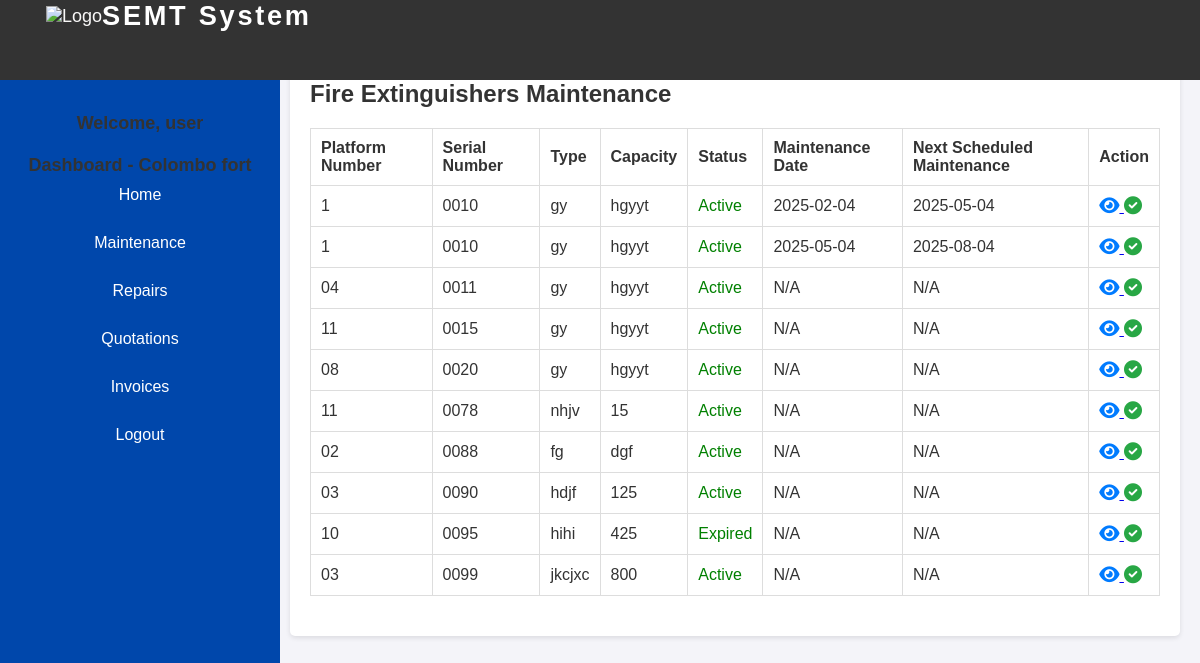
The page /maintenance-fire.php (signed in) on the database its author committed.
### tables this page shows
CREATE TABLE `fire_extinguishers` (
  `id` int(11) NOT NULL,
  `serial_number` varchar(50) NOT NULL,
  `brand` varchar(100) DEFAULT NULL,
  `type` varchar(100) DEFAULT NULL,
  `capacity` varchar(50) DEFAULT NULL,
  `location` varchar(100) DEFAULT NULL,
  `installation_date` date DEFAULT NULL,
  `status` enum('Active','Expired') DEFAULT 'Active',
  `conditions` enum('Good','NeedRepair') DEFAULT 'Good',
  `expiry_date` date DEFAULT NULL,
  `weight` decimal(10,2) DEFAULT NULL,
  `inspection_frequency` enum('Monthly','Annually') DEFAULT 'Annually',
  `additional_notes` text DEFAULT NULL,
  `station_name` varchar(100) DEFAULT NULL,
  `platform` varchar(100) DEFAULT NULL,
  `enter_by` varchar(150) NOT NULL
);

CREATE TABLE `fire_extinguishers_history` (
  `id` int(11) NOT NULL,
  `item_id` int(11) NOT NULL,
  `maintenance_type` varchar(100) DEFAULT NULL,
  `service_provider` varchar(100) DEFAULT NULL,
  `maintenance_date` date DEFAULT NULL,
  `next_scheduled_maintenance` date DEFAULT NULL,
  `maintenance_results` text DEFAULT NULL,
  `repair_details` text DEFAULT NULL,
  `cost` decimal(10,2) DEFAULT NULL,
  `status` enum('Completed','Pending') DEFAULT 'Pending',
  `additional_notes` text DEFAULT NULL
);

### maintenance-fire.php (the view, shortened to what this page needs)
<?php
include('side-bar.php');
?>
<!DOCTYPE html>
<html lang="en">
<head>
    <link rel="stylesheet" href="https://cdnjs.cloudflare.com/ajax/libs/font-awesome/6.0.0-beta3/css/all.min.css">
    <link href="https://cdnjs.cloudflare.com/ajax/libs/font-awesome/5.15.4/css/all.min.css" rel="stylesheet">
</head>
<body>
<div class="dashboard">
    <section class="details">
        <div class="table-container">
            <h2 style="display: flex; justify-content: space-between; align-items: center;">
                Fire Extinguishers Maintenance
            </h2>
            <?php
            include('header.php');
            $enteredBy = $_SESSION['user_name'];
            $query = "
    SELECT
        fe.serial_number,
        fe.brand,
        fe.type,
        fe.capacity,
        fe.location,
        fe.status,
        fe.platform,
        feh.maintenance_date,
        feh.next_scheduled_maintenance
    FROM
        fire_extinguishers fe
    LEFT JOIN
        fire_extinguishers_history feh ON fe.id = feh.item_id
    WHERE
        fe.enter_by = ?
    ORDER BY
        fe.id
";
            $stmt = $conn->prepare($query);
            $stmt->bind_param("s", $enteredBy);
            $stmt->execute();
            $result = $stmt->get_result();
            if (mysqli_num_rows($result) > 0) {
                echo '<table>';
                echo '<tr>';
                echo '<th>Platform Number</th>';
                echo '<th>Serial Number</th>';
                echo '<th>Type</th>';
                echo '<th>Capacity</th>';
                echo '<th>Status</th>';
                echo '<th>Maintenance Date</th>';
                echo '<th>Next Scheduled Maintenance</th>';
                echo '<th>Action</th>';
                echo '</tr>';
                while ($row = mysqli_fetch_assoc($result)) {
                    echo '<tr>';
                    echo '<td>' . $row['platform'] . '</td>';
                    echo '<td>' . $row['serial_number'] . '</td>';
                    echo '<td>' . $row['type'] . '</td>';
                    echo '<td>' . $row['capacity'] . '</td>';
                    echo '<td class="active">' . $row['status'] . '</td>';
                    echo '<td>' . ($row['maintenance_date'] ?? 'N/A') . '</td>';
                    echo '<td>' . ($row['next_scheduled_maintenance'] ?? 'N/A') . '</td>';
                    echo '<td>
            <a href="#" title="View" onclick=\'showPopup(' . json_encode($row, JSON_HEX_TAG | JSON_HEX_APOS | JSON_HEX_QUOT | JSON_HEX_AMP) . ')\'>
        <i class="fas fa-eye" style="font-size: 18px; color: #007bff;"></i>
    </a>
            <a href="#" title="Confirm" onclick="openModal(\'' . htmlspecialchars($row['serial_number'], ENT_QUOTES) . '\')">
                <i class="fas fa-check-circle" style="font-size: 18px; color: #28a745;"></i>
            </a>
        </td>';
                    echo '</tr>';
                }
                echo '</table>';
            } else {
                echo 'No data found';
            }
            ?>
    </section>
            </div>
</body>
</html>

### fire-company/styles.css (style rules this page uses)
body { font-family: Arial, sans-serif; background-color: #f4f4f9; margin: 0; display: flex; }

### side-bar.php (style rules this page uses)
body { font-family: Arial, sans-serif; }
.dashboard { margin-left: 270px; padding: 20px; }

### maintenance-fire.php (style rules this page uses)
body { font-family: Arial, sans-serif; margin: 0; padding: 0; background-color: #f4f4f9; color: #333; }
.dashboard { padding: 20px; }
.details, .history, .maintenance, .quick-actions { margin: 20px 0; background: #fff; padding: 20px; border-radius: 5px; box-shadow: 0 2px 5px rgba(0, 0, 0, 0.1); }
.table-container { margin-bottom: 20px; }
table { width: 100%; border-collapse: collapse; }
table th, table td { padding: 10px; border: 1px solid #ddd; text-align: left; }
.active { color: green; }

### header.php (style rules this page uses)
body { margin: 0; }
body::before { content: ""; display: block; height: 80px; }

### rows shown on the page
fire_extinguishers: platform "1", serial_number "0010", type "gy", capacity "hgyyt", status "Active", fire_extinguishers_history.maintenance_date "2025-02-04", fire_extinguishers_history.next_scheduled_maintenance "2025-05-04", fire_extinguishers_history.maintenance_date "2025-05-04", fire_extinguishers_history.next_scheduled_maintenance "2025-08-04"
fire_extinguishers: platform "04", serial_number "0011", type "gy", capacity "hgyyt", status "Active", maintenance_date "N/A", next_scheduled_maintenance "N/A"
fire_extinguishers: platform "11", serial_number "0015", type "gy", capacity "hgyyt", status "Active", maintenance_date "N/A", next_scheduled_maintenance "N/A"
fire_extinguishers: platform "08", serial_number "0020", type "gy", capacity "hgyyt", status "Active", maintenance_date "N/A", next_scheduled_maintenance "N/A"
fire_extinguishers: platform "11", serial_number "0078", type "nhjv", capacity "15", status "Active", maintenance_date "N/A", next_scheduled_maintenance "N/A"
fire_extinguishers: platform "02", serial_number "0088", type "fg", capacity "dgf", status "Active", maintenance_date "N/A", next_scheduled_maintenance "N/A"
fire_extinguishers: platform "03", serial_number "0090", type "hdjf", capacity "125", status "Active", maintenance_date "N/A", next_scheduled_maintenance "N/A"
fire_extinguishers: platform "10", serial_number "0095", type "hihi", capacity "425", status "Expired", maintenance_date "N/A", next_scheduled_maintenance "N/A"
fire_extinguishers: platform "03", serial_number "0099", type "jkcjxc", capacity "800", status "Active", maintenance_date "N/A", next_scheduled_maintenance "N/A"
